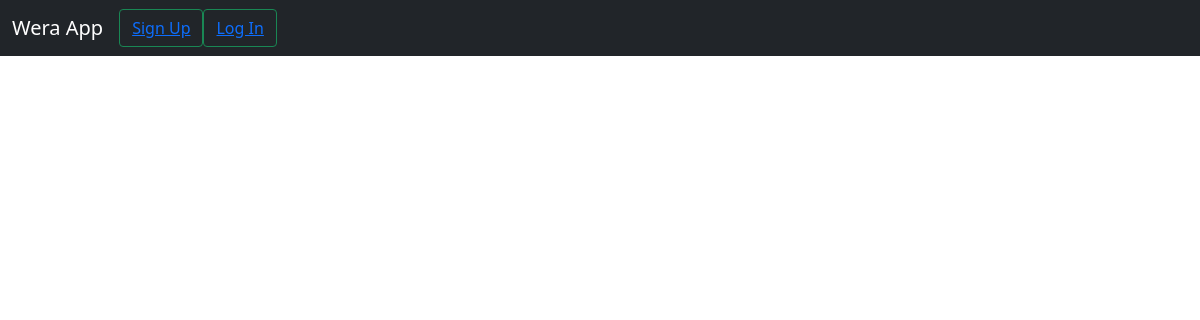
The app's page /jobs/, older data.
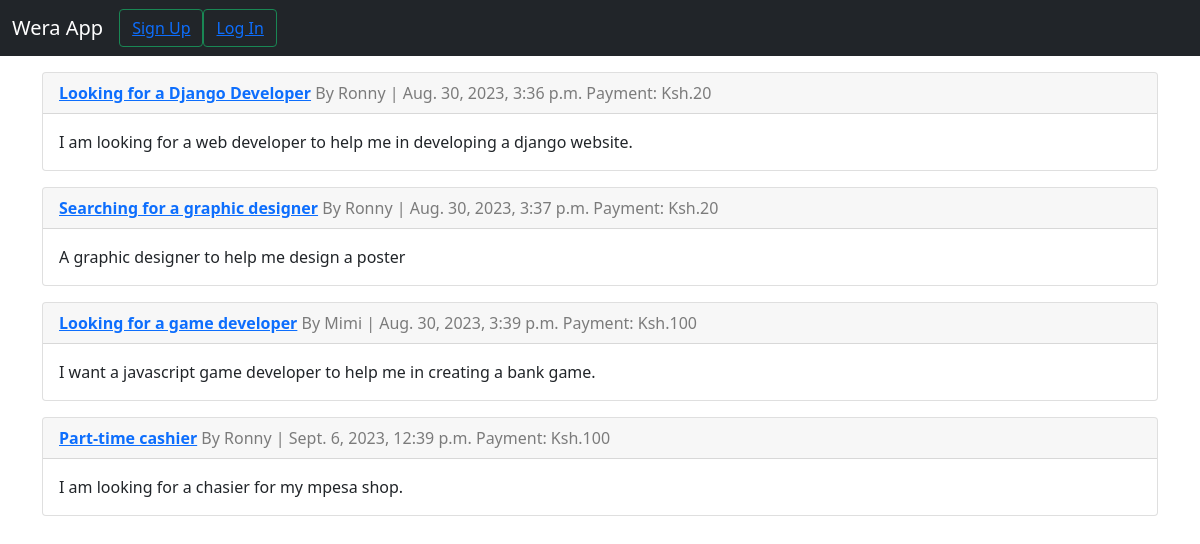
The same page, newer data.
### jobs/models.py (models this page shows, shortened)
class Jobs(models.Model):
    title = models.CharField(max_length=300)
    employer = models.ForeignKey(
        get_user_model(),
        on_delete=models.CASCADE
    )
    date_created = models.DateTimeField(auto_now_add=True)
    content = models.TextField()
    payment = models.PositiveIntegerField(default=20)

### accounts/models.py (models this page shows)
class CustomUser(AbstractUser):
    UNI_CHOICES = [
        ("KU", "Kenyatta University"),
        ("JKUAT", "Jomo Kenyatta Univeristy Of Agriculture and Technology"),
        ("TUK", "Technical University of Kenya"),
        ("UON", "University Of Nairobi"),
        ("TUM", "Technical University of Mombasa"),
        ("DeKUT", "Dedan Kimathi University of Technology")
    ]
    university = models.CharField(max_length=100, choices=UNI_CHOICES)
    def __str__(self):
        return self.username

### jobs/views.py (the view)
# urls.py: path("jobs/", JobListView.as_view(), name="job_list"),
class JobListView(ListView):
    model = Jobs
    template_name = "job_list.html"
    context_object_name = "jobs"

### templates/job_list.html
{% extends 'base.html' %}
{% block content %}
    {% for job in jobs %}
        <div class="card mt-3" href="{% url 'job_detail' job.pk %}">
            <div class="card-header">
                <a href="{% url 'job_detail' job.pk %}"><strong>{{ job.title }}</strong></a>
                <span class="text-black-50">By {{ job.employer }} | {{ job.date_created }}</span>
                <span class="text-black-50">Payment: Ksh.{{ job.payment }}</span>
            </div>
            <div class="card-body">
                <p class="card-text">{{ job.content }}</p>
            </div>
        </div>
    {% endfor %}
{% endblock %}

### templates/base.html (shortened to what this page needs)
<!DOCTYPE html>
<html lang="en">
<head>
    <link href="https://cdn.jsdelivr.net/npm/bootstrap@5.0.2/dist/css/bootstrap.min.css" rel="stylesheet">
</head>
<body>
    <nav class="navbar navbar-expand-lg navbar-dark bg-dark">
        <div class="container-fluid">
          <a class="navbar-brand" href="{% url 'home' %}">Wera App</a>
          <div class="collapse navbar-collapse" id="navbarSupportedContent">
            {% if user.is_authenticated %}
            <ul class="navbar-nav me-auto mb-2 mb-lg-0">
              <li class="nav-item">
                <a class="nav-link active" aria-current="page" href="#">{{ user.username }}</a>
              </li>
              <li class="nav-item">
                <a href="{% url 'job_new' %}" class="nav-link text-decoration-none">Add Job Posting</a>
              </li>
            </ul>
            <form class="d-flex justify-content-between" role="search">
              <button class="btn btn-outline-success" type="submit"><a href="{% url 'password_change' %}">Change Password</a></button>
              <button class="btn btn-outline-success" type="submit"><a href="{% url 'logout' %}">Log Out</a></button>
            </form>
            {% else %}
            <form class="d-flex" role="search">
                <button class="btn btn-outline-success" type="submit"><a href="{% url 'signup' %}">Sign Up</a></button>
                <button class="btn btn-outline-success" type="submit"><a href="{% url 'login' %}">Log In</a></button>
            </form>
            {% endif %}
          </div>
        </div>
      </nav>
    <div class="container">
        {% block content %}
        {% endblock %}
    </div>
</body>
</html>

Row changes from the older to the newer data that the page shows:
added Jobs: title "Looking for a Django Developer", employer "Ronny", date_created "Aug. 30, 2023, 3:36 p.m.", payment "20", content "I am looking for a web developer to help me in developing a django website."
added Jobs: title "Searching for a graphic designer", employer "Ronny", date_created "Aug. 30, 2023, 3:37 p.m.", payment "20", content "A graphic designer to help me design a poster"
added Jobs: title "Looking for a game developer", employer "Mimi", date_created "Aug. 30, 2023, 3:39 p.m.", payment "100", content "I want a javascript game developer to help me in creating a bank game."
added Jobs: title "Part-time cashier", employer "Ronny", date_created "Sept. 6, 2023, 12:39 p.m.", payment "100", content "I am looking for a chasier for my mpesa shop."
